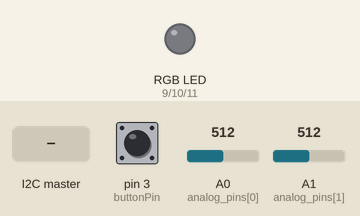
Simulated run of this sketch. Board: Arduino Nano, built with avr-gcc and run on an emulated ATmega328P. Parts: an RGB LED mixed from three pins (HIGH = lit). The inputs (shaded band) are chosen by the test bench; at power-on: pin 3 (buttonPin) HIGH, A0 (analog_pins[0]) = 512, A1 (analog_pins[1]) = 512. Dim RGB values are drawn brighter than linear; pins used as bus, display or sensor lines are not drawn.

Above: at 1.2 s.
1.3 s: pin 3 (buttonPin) pulled LOW for 0.15 s
At 1.61 s:
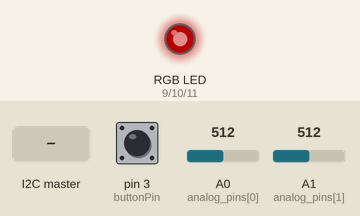
4.3 s: the I2C master sends the byte 0
At 5.3 s:
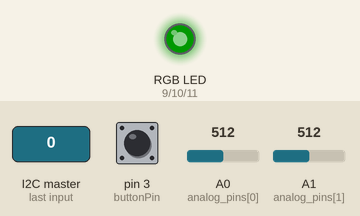
5.8 s: pin 3 (buttonPin) pulled LOW for 1 s
At 8.19 s:
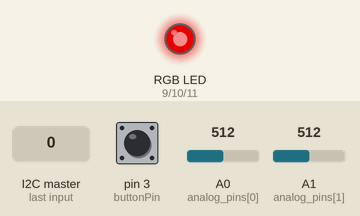
9.8 s: the I2C master sends the byte 1
At 10.7 s:
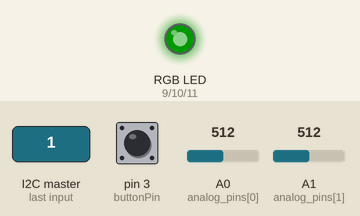
Timing chart, 0 to 12.3 s (numbered marks = the images above; inputs shaded):
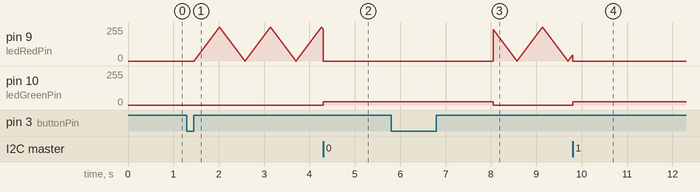

The sketch:

plantmon.ino
```cpp
/*
Bydlo code for moisture sensors
*/
#include <Wire.h> //i2c module
#include <JC_Button.h> //easy button module
//#define HardwareSerial_h //disable serial port, significally reduces code size
#define buttonPin 3 //button pin
#define ledRedPin 9 //led pins for testing
#define ledGreenPin 10
#define ledBluePin 11
#define SLAVE_ADDRESS 0x04 // arduino will have that i2c address in slave mode
#define powerPin 5
//timers
unsigned long timing; //timer for collecting cycle
unsigned long fadeTiming; //timer for collecting cycle
unsigned long period; //period for collector in seconds
//data
byte reqType; //request data, input from raspberry
byte countCollects; //number of collects for median calculation
int* dataArray; //data storage for sensors
int* collectArray; //pointer for dynamic array of sensor values creation
bool* sensorArray; //store flags if sensor is requested and must be used in collect function
//pins
const uint8_t analog_pins[] = {A0,A1,A2,A3,A6};
byte sensorPins; //count of sensors calculating from analog_pins, 7 analog pins on nano (used in loops, so starts with zero) minus 2 for i2c (see above)
//debug
bool debugSerial = false; //change to true to enable serial port messages. !!WARNING makes i2c proto almost unusable (dont know why)
//LED
byte ledBrightness; //from 0 to 10
Button ledButton(buttonPin,50); //set button type on buttonPin, with 50 debounce time, input_pullup (JC_button functionality)
byte ledActive; //active led var
byte fadeBrightness = 0; // how bright the LED is
byte fadeAmount = 5; // how many points to fade the LED by
bool fadeOn; // does fading to be used
void setup() {
//set default values:
ledBrightness = 1;
countCollects = 5;
period = 60;
//initialization
Wire.begin(SLAVE_ADDRESS); // I2C start on hard-coded address
Wire.onReceive(receive); //When raspberry sends data, do receive function
Wire.onRequest(send); //response function for answer
ledButton.begin(); //button module init
sensorPins = sizeof(analog_pins); //count of sensor pins calculation
ledActive = sensorPins; //default status for led is off (pins starts with 0, so last pin is (sizeof(analog_pins) - 1).
pinMode(ledRedPin, OUTPUT); // color led init
pinMode(ledGreenPin, OUTPUT);
pinMode(ledBluePin, OUTPUT);
pinMode(powerPin, OUTPUT); //Enable Power pin mode
//creating dynamic arrays:
dataArray = new int [sensorPins]; //creating dynamic array for data storage
collectArray = new int [countCollects]; //creating dynamic array for median calculating
sensorArray = new bool [sensorPins]; //creating dynamic array for flags
//zeroing arrays:
for (byte i = 0; i < sensorPins; i++) { //or i <= 4
pinMode(analog_pins[i],INPUT_PULLUP);
dataArray[i] = 0;
sensorArray[i] = 0;
}
if (debugSerial == true) {
Serial.begin(9600);
Serial.println("Ready!");
}
}
void loop() {
ledButton.read();
if (millis() - timing > (period * 1000 )){ // period of collecting data
timing = millis();
delay(500); //warming sensor for some time
for (byte i = 0; i < sensorPins; i++) {
digitalWrite(powerPin, HIGH);
if (sensorArray[i] == 1 ) { //check array of flags if sensor is used
collect(i); //send to function what sensor need to be processed
if (debugSerial == true) {
Serial.print ("sensorPins = ");
Serial.println (sensorPins);
Serial.print ("Sensor ");
Serial.print (i);
Serial.print (" collected data = ");
Serial.println (dataArray[i]); //debug
Serial.print ("sensorFlag = ");
Serial.println (sensorArray[i]);
}
}
digitalWrite(powerPin, LOW); //collect ended. power off
}
}
//wait for input from button
if (ledButton.wasReleased()) {
if (ledActive < sensorPins) {
ledActive++;
led();
}
else {
ledActive = 0;
led();
}
}
else if (ledButton.pressedFor(1000))
if (digitalRead(buttonPin) == LOW) { //"low" because of pullup
sensorArray[0] = 1;
digitalWrite(powerPin, HIGH);
collect(0); //collecting 0 button for test
delay(500);
digitalWrite(powerPin, LOW); //collect ended. power off
}
if (debugSerial == true) {
Serial.print ("ledActive = ");
Serial.println (ledActive);
Serial.print (" collected data = ");
Serial.println (dataArray[ledActive]); //debug
}
fader();
}
void receive() {
while (Wire.available()) {
reqType = Wire.read();
if (debugSerial == true) {
Serial.print("Get request, type = ");
Serial.println(reqType);
Serial.println(sensorArray[reqType]);
}
if (reqType <= sensorPins) { //check request if it lower than number of maximum available sensors, this is sensor number. Another is service codes
if (sensorArray[reqType] == 0) { //check if flag not set
sensorArray[reqType] = 1; //set flag of sensors array (enable sensor)
if (debugSerial == true) {
Serial.print("Sensor ");
Serial.print(reqType);
Serial.println(" activated");
}
collect(reqType); //collect data from newly activated sensor *!! COMMENT THIS LINE on debug process it is not working with enabled serial port, dont know why*
}
}
else {
if (debugSerial == true) {
Serial.println("Service code received");
}
}
}
}
int collect(byte sensNumber) {
//Here goes loop for calculating median of value
for (byte i = 0; i < countCollects; i++) { //do countCollect number of sensor requests
collectArray[i] = analogRead(sensNumber);
// Serial.println(collectArray[i]); //detailed debug
delay(150); //delay between requests
}
sortArray();
if ( (countCollects % 2) == 0) { //even number of elements
dataArray[sensNumber] = ((collectArray[countCollects/2] + collectArray[(countCollects/2)+1]) / 2);
}
else { //odd number of elements
dataArray[sensNumber] = collectArray[countCollects/2];
}
//send();
led();
}
void send () {
byte metric;
if (debugSerial == true) {
Serial.print("Raw data for sensor ");
Serial.print(reqType);
Serial.print(" is ");
Serial.println(dataArray[reqType]);
}
metric = map(dataArray[reqType], 0, 1023, 0, 255);
metric = constrain(metric, 0, 255);
Wire.write(int(metric));
if (debugSerial == true) {
Serial.print("Sensor ");
Serial.print(reqType);
Serial.print(" data sent = ");
Serial.println(metric);
}
}
void sortArray() {
int out, in, swapper;
for(out=0 ; out < countCollects; out++) { // outer loop
for(in=out; in<(countCollects-1); in++) { // inner loop
if( collectArray[in] > collectArray[in+1] ) { // out of order?
// swap them:
swapper = collectArray[in];
collectArray[in] = collectArray[in+1];
collectArray[in+1] = swapper;
}
}
}
}
void led () {
if (ledActive == sensorPins) {
fadeOn = 0;
analogWrite(ledRedPin, 0);
analogWrite(ledGreenPin, 0);
analogWrite(ledBluePin, 0);
}
else if (dataArray[ledActive] > 900 ) {
fadeOn = 0;
analogWrite(ledRedPin, 25 * ledBrightness);
//Serial.println(50 * ledBrightness);
analogWrite(ledGreenPin, 0);
analogWrite(ledBluePin, 0);
}
else if ((dataArray[ledActive] < 900) && (dataArray[ledActive] > 750)) {
fadeOn = 0;
analogWrite(ledRedPin, 25 * ledBrightness);
analogWrite(ledGreenPin, 15 * ledBrightness);
analogWrite(ledBluePin, 0);
}
else if (dataArray[ledActive] < 750 && (dataArray[ledActive] > 15)) {
fadeOn = 0;
analogWrite(ledRedPin, 0);
analogWrite(ledGreenPin, 25 * ledBrightness);
analogWrite(ledBluePin, 0);
}
else if (dataArray[ledActive] < 15) {
fadeOn = 1;
analogWrite(ledGreenPin, 0);
analogWrite(ledBluePin, 0);
}
}
void fader() {
if ( fadeOn == 1 ) {
if (millis() - fadeTiming > 10 ) { // wait for 30 milliseconds to see the dimming effect
fadeTiming = millis();
analogWrite(ledRedPin, fadeBrightness);
// change the brightness for next time through the loop:
fadeBrightness = fadeBrightness + fadeAmount;
// reverse the direction of the fading at the ends of the fade:
if (fadeBrightness <= 0 || fadeBrightness >= 255) {
fadeAmount = -fadeAmount;
}
}
}
}
```

Measured:
- after the input at 4.3 s, pin 10 (ledGreenPin): 0/255 → 25/255 at once
- after the input at 5.8 s, pin 10 (ledGreenPin): 25/255 → 0/255 after 2.2 s
- after the input at 9.8 s, pin 10 (ledGreenPin): 0/255 → 25/255 at once
